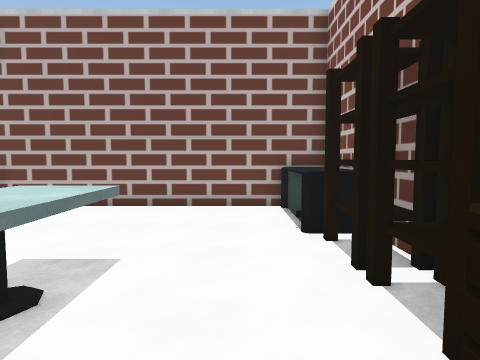
View 1 (above)

17 first-person views from a walk through a scene from a Unity 3-D project. The camera is 1.5 m above the floor, tilts 4° down and sees 75° across. The floor is counted in squares, 1 m on a side. Each view is taken from the middle of a square. On the plan, view 1 faces up. The plan holds only what a view shows up to about 15 squares ahead; the rest is blank. The place goes on beyond the plan.

View 2
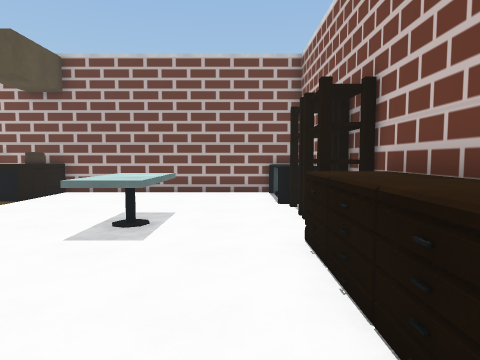

View 3
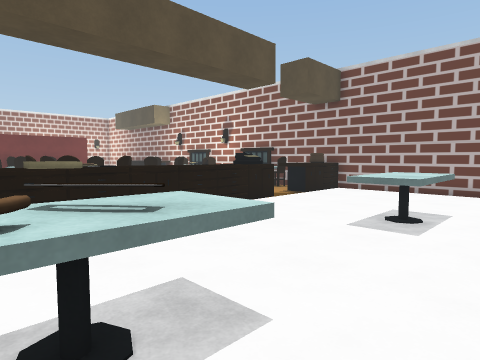

View 4
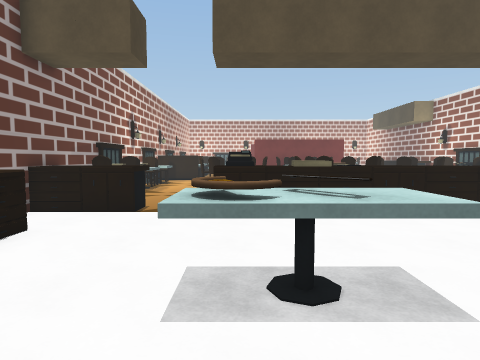

View 5
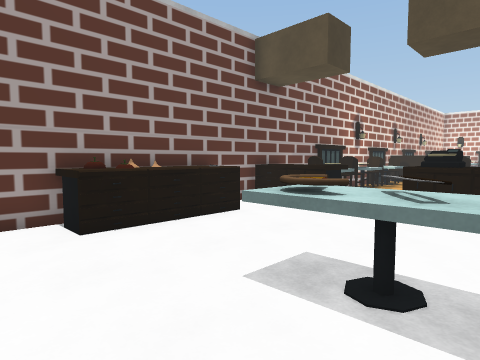

View 6
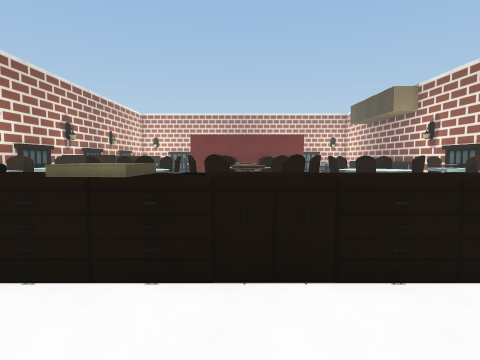

View 7
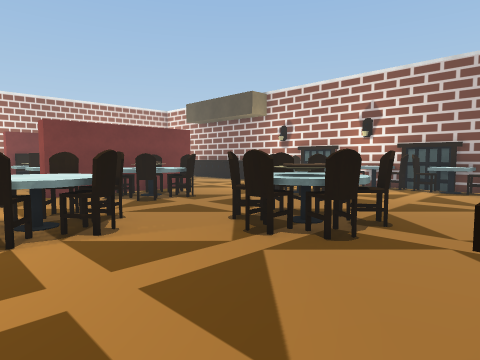

View 8
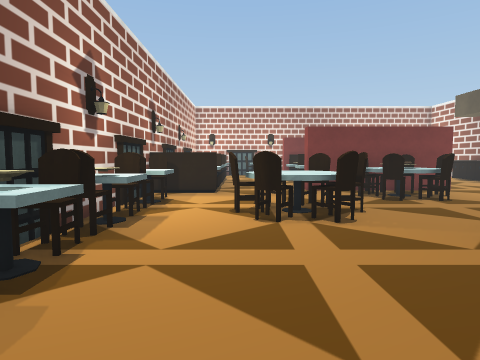

View 9
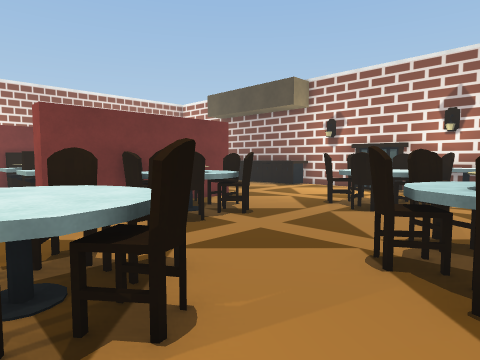

View 10
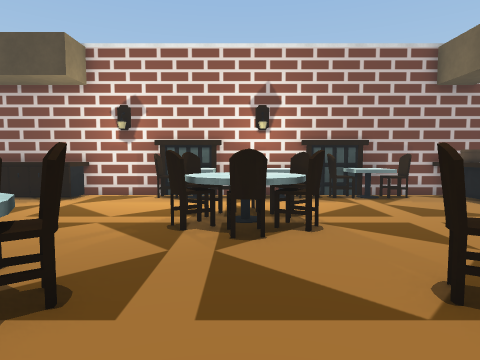

View 11
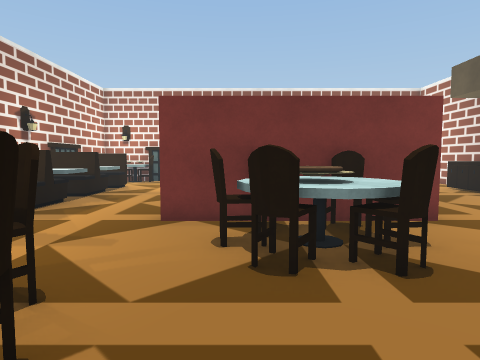

View 12
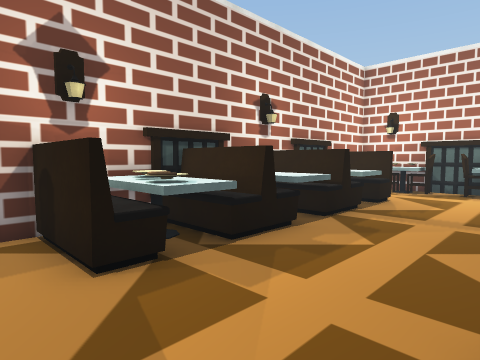

View 13
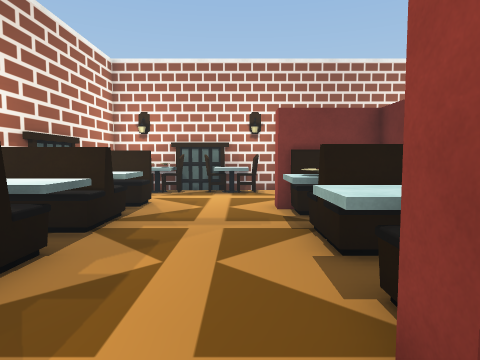

View 14
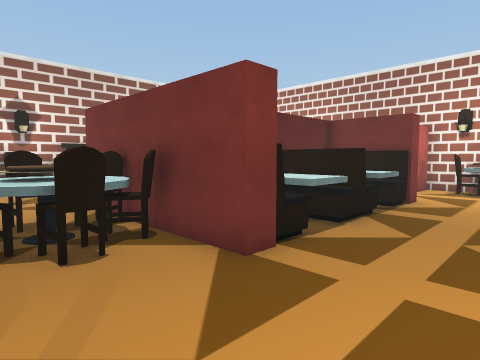

View 15
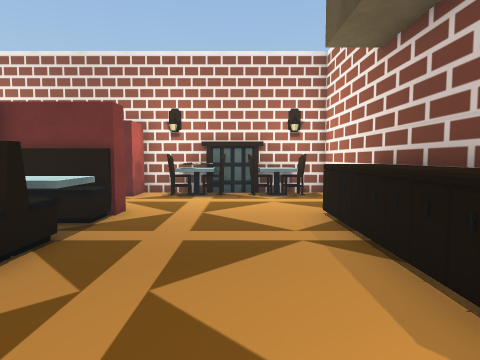

View 16
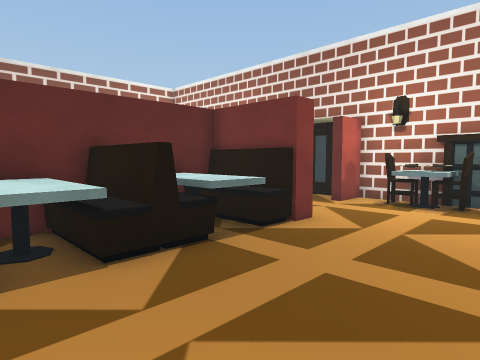

View 17
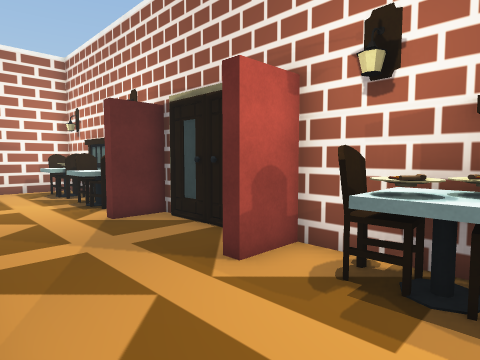

### Floor plan
Points are (right, up) in squares from view 1. A wall is a line through its corners. A room is listed if a view was taken in it or the views show most of it. See-through windows are left out.
Room 1 (views 1, 2, 3, 4, 5, 6, 7, 8, 9, 10, 11, 12, 13, 14, 15, 16, 17)
walls: (-23.3, 2.7) (-22.4, 2.7) (-22.4, -3.9) (-23.3, -3.9); (-14.6, 9.7) (-35.6, 9.7) (-35.6, 1.8) (-34.2, 1.8) (-34.2, 1.4); (-18.1, 9.6) (-18.7, 9.8); (-18.5, 9.7) (-19.1, 9.5); (-13.5, 9.7) (-14.1, 9.5); (-13.1, 9.6) (-13.7, 9.8); (-12.6, 9.7) (-13.2, 9.5); (-12.2, 9.6) (-12.8, 9.8); (-18.1, -10.9) (-13.2, -10.9); (-19, -10.9) (-18.2, -10.9); (-12.2, -10.9) (0, -10.9); (-24.6, -10.8) (-24, -10.7); (-30, -0.2) (-28.6, -0.2); (-24.8, -10.9) (-20.6, -10.9); (-30.1, -3.5) (-30.1, -3.9) (-30.9, -3.9); (-30.9, 2.7) (-30.4, 2.7); (2.7, -0.6) (2.7, 5.4); (1.4, 7.2) (1.4, 9.4); (-35.5, -0.3) (-35.5, -2); (-35.6, -0.7) (-35.6, -1.9); (-35.6, 0.8) (-35.6, -0.4); (-35.6, -2.1) (-35.6, -2.6) (-34.2, -2.6) (-34.2, -3); (-35.6, -3.4) (-35.6, -10.9) (-33, -10.9); (2.7, 6.9) (2.7, 8.4); (-35.5, 6.6) (-35.6, 6); (2.7, 9.7) (-14.3, 9.7)
objects: other object (-35, -10) to (-35, -9); other object (-35, -8); other object (-35, -6); other object (-35, -5) to (-35, -4); other object (-35, 3); other object (-35, 4) to (-34, 5); other object (-35, 5); other object (-35, 6) to (-35, 7); other object (-35, 8) to (-35, 9); other object (-34, -9) to (-34, -8); other object (-34, -6) to (-34, -5); other object (-34, 7) to (-34, 8); other object (-31, -10) to (-31, -8); other object (-30, -8) to (-29, -8); other object (-30, -3) to (-29, -2); other object (-30, 1) to (-29, 3); other object (-30, 8) to (-29, 9); other object (-29, -4) to (-28, -2); other object (-28, -10) to (-28, -8); other object (-28, 0) to (-28, 3); other object (-28, 8) to (-28, 9); other object (-27, -10) to (-27, -8); other object (-27, -3) to (-27, -1); other object (-27, 0) to (-27, 3); other object (-27, 8) to (-27, 9); other object (-26, -10) to (-26, -8); other object (-26, -4) to (-26, -1); other object (-26, 0) to (-26, 3); other object (-26, 8) to (-25, 9); other object (-25, -10) to (-25, -8); other object (-25, -4) to (-25, -2); other object (-25, 0) to (-25, 3); other object (-24, -10) to (-24, -8); other object (-24, -4) to (-24, -1); other object (-24, 1) to (-24, 3); other object (-24, 8) to (-23, 9); other object (-23, -10) to (-23, -8); other object (-22, -10) to (-22, -8); other object (-22, -2) to (-22, -1); other object (-22, 0) to (-22, 1); other object (-21, -2) to (-20, -2); other object (-21, -1) to (-20, 0); other object (-21, 1) to (-20, 1); other object (-20, -10); other object (-20, 9); other object (-19, -10) to (-18, -10); other object (-19, -2) to (-19, -1); other object (-19, 0); other object (-19, 8) to (-18, 9); other object (-18, -6); other object (-18, -5) to (-18, -4); other object (-18, 3) to (-18, 4); other object (-18, 5) to (-18, 6); other object (-18, 9) to (-17, 9); other object (-17, -10); other object (-17, -7); other object (-17, -6) to (-16, -5); other object (-17, -4); other object (-17, 3); other object (-17, 4) to (-17, 5); other object (-17, 6); other object (-16, -10); other object (-16, -7) to (-15, -6); other object (-16, -5) to (-15, -4); other object (-16, 3) to (-15, 4); other object (-16, 5) to (-15, 6); other object (-16, 8) to (-15, 8); other object (-16, 9); other object (-15, -10); other object (-15, -2) to (-14, -1); other object (-15, 0) to (-14, 0); other object (-15, 9) to (-14, 9); other object (-14, -10); other object (-14, -1) to (-13, 0); other object (-14, 1) to (-13, 1); other object (-13, -10); other object (-13, -2); other object (-13, 9); other object (-12, -10); other object (-12, -2) to (-12, -1); other object (-12, 0) to (-12, 1); other object (-12, 8) to (-12, 9); other object (-11, -10); other object (-11, 9); other object (-9, -10) to (-8, -9); other object (-9, -8) to (-8, -8); other object (-9, -6) to (-8, -6); other object (-9, -5) to (-8, -5); other object (-9, -4) to (-8, -3); other object (-9, -2) to (-8, -2); other object (-9, -1) to (-8, 0); other object (-9, 1) to (-8, 1); other object (-9, 2) to (-8, 3); other object (-9, 4) to (-8, 4); other object (-9, 7) to (-8, 8); other object (-9, 9) to (-8, 9); other object (-5, -10) to (-4, -10); other object (-3, -10); other object (-3, -6) to (-2, -3); other object (-3, 2) to (-2, 4); other object (-2, -10) to (-1, -10); other object (1, -3) to (2, -2); other object (1, -1) to (2, 0); other object (1, 1) to (2, 1); other object (2, 2) to (2, 4); other object (2, 5) to (2, 6)

Where each view was taken, in squares from view 1:
view 1: 0 up, 0 right, facing up
view 2: 4 down, 0 right, facing up
view 3: 5 down, 0 right, facing up-left
view 4: 5 down, 1 right, facing left
view 5: 3 down, 1 right, facing down-left
view 6: 1 down, 4 left, facing left
view 7: 7 down, 9 left, facing up-left
view 8: 7 down, 8 left, facing left
view 9: 6 down, 13 left, facing up-left
view 10: 3 down, 17 left, facing up
view 11: 2 down, 15 left, facing left
view 12: 4 down, 20 left, facing down-left
view 13: 5 down, 21 left, facing left
view 14: 6 up, 19 left, facing down-left
view 15: 6 up, 22 left, facing left
view 16: 7 up, 24 left, facing down-left
view 17: 5 up, 31 left, facing down-left
